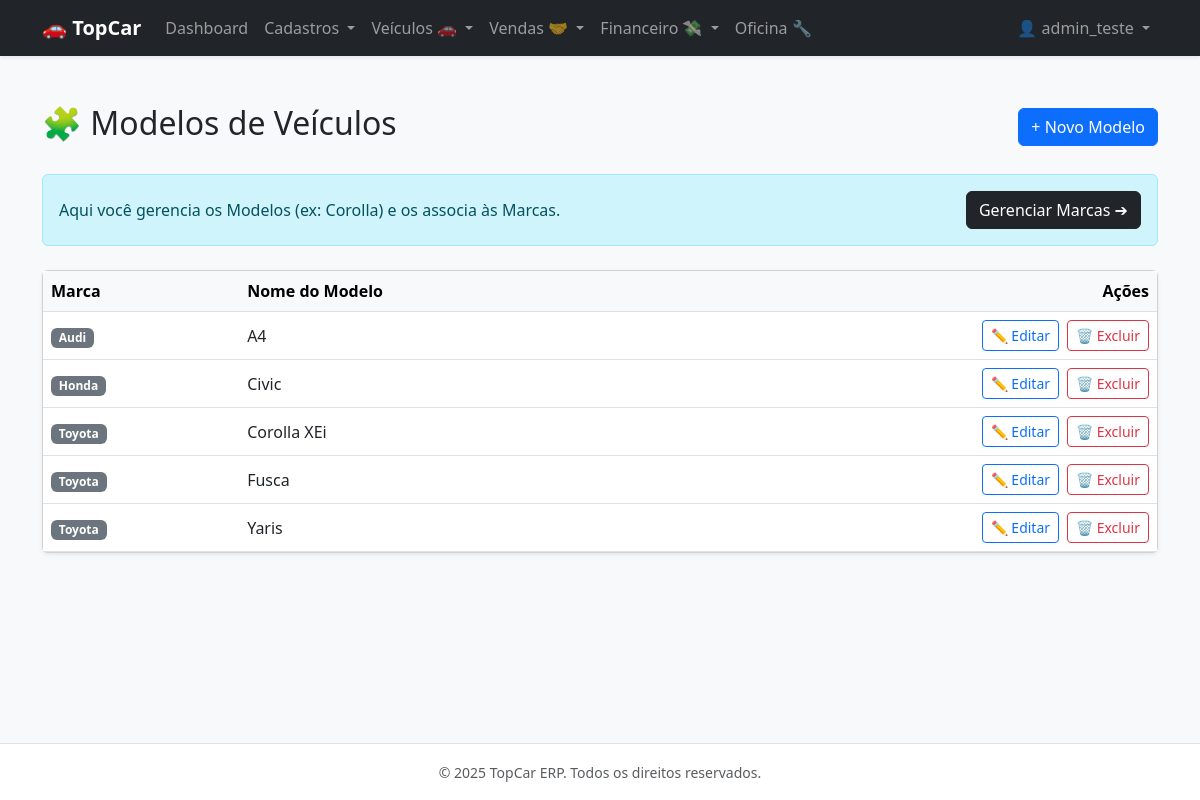
The app's page /vehicles/models/ (signed in) with its own data.
### apps/core/models.py (models this page shows, shortened)
class CustomUser(AbstractUser):
    class Meta:
        verbose_name = 'Usuário do Sistema'
        verbose_name_plural = 'Usuários do Sistema'

### apps/vehicles/models.py (models this page shows, shortened)
class Model(TenantAwareModel):
    brand = models.ForeignKey(Brand, on_delete=models.PROTECT, related_name='models', verbose_name="Marca")
    name = models.CharField(max_length=100, verbose_name="Nome do Modelo")
    class Meta:
        verbose_name = "Modelo"
        verbose_name_plural = "Modelos"
        ordering = ['brand__name', 'name']

class Brand(TenantAwareModel):
    name = models.CharField(max_length=100, unique=True, verbose_name="Marca")
    class Meta:
        verbose_name = "Marca"
        verbose_name_plural = "Marcas"
        ordering = ['name']

### apps/vehicles/views.py (the view)
# urls.py: path('models/', views.model_list, name='model_list'),
@login_required
def model_list(request):
    models = Model.objects.select_related('brand').all().order_by('brand__name', 'name')
    return render(request, 'vehicles/model_list.html', {'models': models})

### templates/vehicles/model_list.html (shortened to what this page needs)
{% extends 'base.html' %}
{% block content %}
<div class="d-flex justify-content-between align-items-center mb-4">
    <h2>🧩 Modelos de Veículos</h2>
    <a href="{% url 'model_create' %}" class="btn btn-primary">+ Novo Modelo</a>
</div>
<div class="alert alert-info d-flex justify-content-between align-items-center">
    <span>Aqui você gerencia os Modelos (ex: Corolla) e os associa às Marcas.</span>
    <a href="{% url 'brand_list' %}" class="btn btn-dark">Gerenciar Marcas ➔</a>
</div>
<div class="card shadow-sm mt-4">
    <div class="table-responsive">
        <table class="table table-hover align-middle mb-0">
            <thead class="table-light">
                <tr>
                    <th>Marca</th>
                    <th>Nome do Modelo</th>
                    <th class="text-end">Ações</th>
                </tr>
            </thead>
            <tbody>
                {% for model in models %}
                <tr>
                    <td>
                        <span class="badge bg-secondary">{{ model.brand.name }}</span>
                    </td>
                    <td>{{ model.name }}</td>
                    <td class="text-end">
                        <div class="d-flex gap-2 justify-content-end">
                            <a href="{% url 'model_update' model.id %}" class="btn btn-sm btn-outline-primary">
                                ✏️ Editar
                            </a>
                            <form action="{% url 'model_delete' model.id %}" method="post" class="d-inline" autocomplete="off"
                                  onsubmit="return confirm('Tem certeza que deseja EXCLUIR o modelo {{ model.name }}?');">
                                <button type="submit" class="btn btn-sm btn-outline-danger">
                                    🗑️ Excluir
                                </button>
                            </form>
                        </div>
                    </td>
                </tr>
                {% empty %}
                <tr>
                    <td colspan="3" class="text-center py-4 text-muted">Nenhum modelo cadastrado.</td>
                </tr>
                {% endfor %}
            </tbody>
        </table>
    </div>
</div>
{% endblock %}

### templates/base.html (shortened to what this page needs)
<!DOCTYPE html>
<html lang="pt-br">
<head>
    <link href="https://cdn.jsdelivr.net/npm/bootstrap@5.3.0/dist/css/bootstrap.min.css" rel="stylesheet">
</head>
<body class="bg-light d-flex flex-column min-vh-100">
    <nav class="navbar navbar-expand-lg navbar-dark bg-dark shadow-sm">
        <div class="container">
            <a class="navbar-brand fw-bold" href="{% url 'dashboard' %}">🚗 TopCar</a>
            <div class="collapse navbar-collapse" id="navbarNav">
                <ul class="navbar-nav me-auto">
                    {% if user.is_authenticated %}
                        <li class="nav-item">
                            <a class="nav-link" href="{% url 'dashboard' %}">Dashboard</a>
                        </li>
                        <li class="nav-item dropdown">
                            <a class="nav-link dropdown-toggle" href="#" role="button" data-bs-toggle="dropdown">
                                Cadastros
                            </a>
                        </li>
                        <li class="nav-item dropdown">
                            <a class="nav-link dropdown-toggle" href="#" role="button" data-bs-toggle="dropdown">
                                Veículos 🚗
                            </a>
                        </li>
                        <li class="nav-item dropdown">
                            <a class="nav-link dropdown-toggle" href="#" role="button" data-bs-toggle="dropdown">
                                Vendas 🤝
                            </a>
                        </li>
                        <li class="nav-item dropdown">
                            <a class="nav-link dropdown-toggle" href="#" role="button" data-bs-toggle="dropdown">
                                Financeiro 💸
                            </a>
                        </li>
                        <li class="nav-item">
                            <a class="nav-link" href="{% url 'maintenance_list' %}">Oficina 🔧</a>
                        </li>
                    {% endif %}
                </ul>
                <ul class="navbar-nav">
                    {% if user.is_authenticated %}
                        <li class="nav-item dropdown">
                            <a class="nav-link dropdown-toggle" href="#" role="button" data-bs-toggle="dropdown">
                                👤 {{ user.username }}
                            </a>
                        </li>
                    {% else %}
                        <li class="nav-item">
                            <a class="nav-link btn btn-primary text-white px-4" href="{% url 'login' %}">Entrar</a>
                        </li>
                    {% endif %}
                </ul>
            </div>
        </div>
    </nav>
    <main class="container my-4 flex-grow-1">
        {% block content %}
        {% endblock %}
    </main>
    <footer class="bg-white py-3 mt-auto border-top">
        <div class="container text-center text-muted">
            <small>&copy; 2025 TopCar ERP. Todos os direitos reservados.</small>
        </div>
    </footer>
</body>
</html>

### records on screen
CustomUser: username "admin_teste"
Model: brand.name "Audi", name "A4"
Model: brand.name "Honda", name "Civic"
Model: brand.name "Toyota", name "Corolla XEi"
Model: brand.name "Toyota", name "Fusca"
Model: brand.name "Toyota", name "Yaris"
